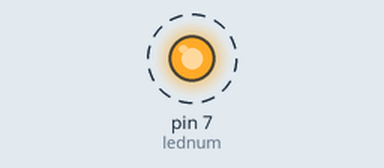
This sketch was run on a simulated Arduino Uno, built with avr-gcc and run on an emulated ATmega328P. Shown: output pins drawn as LEDs (lit = HIGH). Dashed ring = blinking.

Above: at 0.5 s.
Timing chart, 0 to 4.6 s (numbered marks = the images above):
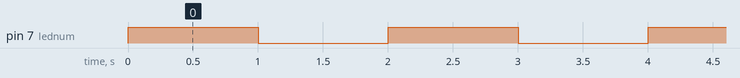

Measured:
- by itself, pin 7 (lednum): alternates HIGH for 1.0 s and LOW for 1.0 s

The sketch:

01-1-Blink_LED.ino
```cpp
int lednum=7;
void setup() {
  pinMode(lednum,OUTPUT);
}

void loop() {
  digitalWrite(lednum,HIGH);
  delay(1000);
  digitalWrite(lednum,LOW);
  delay(1000);
}
```
